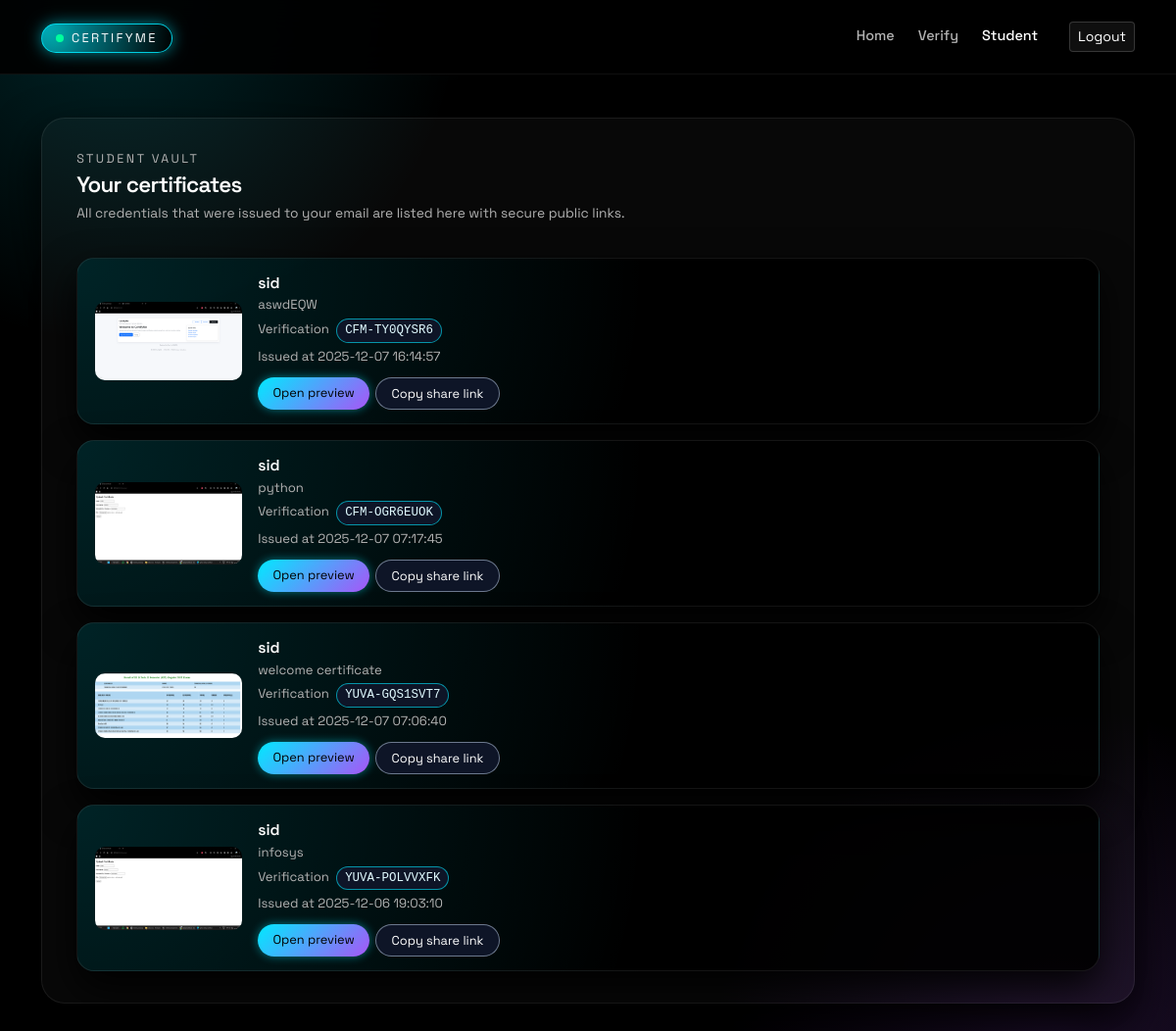
The page /student/dashboard (signed in) on the database its author committed.
### tables this page shows
CREATE TABLE certificates (
    id INTEGER PRIMARY KEY AUTOINCREMENT,
    student_id INTEGER,
    student_name TEXT NOT NULL,
    description TEXT,
    filename TEXT NOT NULL,
    verification_code TEXT UNIQUE NOT NULL,
    file_hash TEXT,
    signature TEXT,
    uploaded_by INTEGER,
    uploaded_at DATETIME DEFAULT CURRENT_TIMESTAMP, uploader_ip TEXT, student_email TEXT, file_signature TEXT, uploaded_by_name TEXT, thumbnail TEXT, public_token TEXT,
    FOREIGN KEY (student_id) REFERENCES students(id),
    FOREIGN KEY (uploaded_by) REFERENCES teachers(id)
);

### app.py (the view)
@app.route("/student/dashboard")
def student_dashboard():
    if "student_id" not in session:
        return redirect(url_for("student_login"))
    db = get_db()
    student = db.execute(
        "SELECT * FROM students WHERE id = ?",
        (session["student_id"],)
    ).fetchone()
    if not student:
        db.close()
        flash("Student record not found", "danger")
        return redirect(url_for("student_login"))
    certs = db.execute("""
        SELECT * FROM certificates
        WHERE student_id = ? OR lower(student_email) = ?
        ORDER BY uploaded_at DESC
    """, (student["id"], student["email"].lower())).fetchall()
    db.close()
    return render_template("student_dashboard.html", certs=certs)

### app.py (called while the page is built)
def get_db():
    conn = sqlite3.connect(DB_PATH)
    conn.row_factory = sqlite3.Row
    return conn

### templates/student_dashboard.html (shortened to what this page needs)
{% extends "base.html" %}
{% set active_page = 'student' %}
{% block content %}
<div class="student-cert-header" data-aos="fade-up" data-aos-delay="40">
  <div>
    <div class="page-kicker mb-1">Student vault</div>
    <h1 class="student-cert-title mb-1">Your certificates</h1>
    <p class="student-cert-subtitle mb-0">
      All credentials that were issued to your email are listed here with secure public links.
    </p>
  </div>
</div>
{% if certs %}
  <div class="row g-3 mt-1">
    {% for cert in certs %}
      <div class="col-12" data-aos="fade-up" data-aos-delay="{{ loop.index0 * 50 }}">
        <div class="student-cert-card anim-card">
          <div class="student-cert-thumb-wrap">
            {% if cert.thumbnail %}
              <img
                id="img-{{ cert.id }}"
                src="{{ url_for('serve_thumb', filename=cert.thumbnail) }}"
                class="student-cert-thumb-img"
                alt="Certificate preview"
                style="display:none;"
                onload="(function(i,img){ var s=document.getElementById(i); if(s) s.remove(); img.style.display='inline-block'; })('skel-{{ cert.id }}', this);"
              >
            {% else %}
              <div class="small-muted">No preview available</div>
            {% endif %}
          </div>
          <div class="student-cert-meta">
            <div class="student-cert-name">{{ cert.student_name or 'Certificate' }}</div>
            {% if cert.description %}
              <div class="student-cert-line">
                {{ cert.description }}
              </div>
            {% endif %}
            <div class="student-cert-line mt-1">
              Verification
              <span class="student-cert-code">{{ cert.verification_code }}</span>
            </div>
            {% if cert.uploaded_at %}
              <div class="student-cert-line mt-1">
                Issued at {{ cert.uploaded_at }}
              </div>
            {% endif %}
            <div class="student-cert-actions">
              <a
                class="btn btn-cert-primary"
                href="{{ url_for('student_certificate_view', cert_id=cert.id) }}"
              >
                Open preview
              </a>
              {% if cert.public_token %}
                <button
                  type="button"
                  class="btn btn-cert-ghost"
                  onclick="copyShare('{{ request.url_root.rstrip('/') }}/public/{{ cert.public_token }}')"
                >
                  Copy share link
                </button>
              {% endif %}
            </div>
          </div>
        </div>
      </div>
    {% endfor %}
  </div>
{% else %}
  <div class="alert alert-info mt-3">No certificates found.</div>
{% endif %}
{% endblock %}

### templates/base.html (shortened to what this page needs)
<!doctype html>
<html lang="en">
<head>
  <link
    href="https://cdn.jsdelivr.net/npm/bootstrap@5.3.3/dist/css/bootstrap.min.css"
    rel="stylesheet"
  >
</head>
<body>
{% if not hide_nav %}
<nav class="navbar navbar-expand-lg app-nav">
  <div class="container-xl py-2">
    <a class="navbar-brand" href="{{ url_for('index') }}">
      <span class="navbar-brand-mark">
        <span class="brand-dot"></span>
        CERTIFYME
      </span>
    </a>
    <div class="collapse navbar-collapse" id="navMain">
      <ul class="navbar-nav ms-auto align-items-lg-center gap-lg-2">
        <li class="nav-item">
          <a class="nav-link {% if active_page == 'home' %}active{% endif %}" href="{{ url_for('index') }}">Home</a>
        </li>
        <li class="nav-item">
          <a class="nav-link {% if active_page == 'verify' %}active{% endif %}" href="{{ url_for('verify_certificate') }}">Verify</a>
        </li>
        {% if session.get('role') == 'admin' %}
          <li class="nav-item">
            <a class="nav-link {% if active_page == 'admin' %}active{% endif %}" href="{{ url_for('admin_dashboard') }}">Admin</a>
          </li>
        {% elif session.get('role') == 'teacher' %}
          <li class="nav-item">
            <a class="nav-link {% if active_page == 'teacher' %}active{% endif %}" href="{{ url_for('teacher_dashboard') }}">Teacher</a>
          </li>
        {% elif session.get('role') == 'student' %}
          <li class="nav-item">
            <a class="nav-link {% if active_page == 'student' %}active{% endif %}" href="{{ url_for('student_dashboard') }}">Student</a>
          </li>
        {% endif %}
        {% if session.get('user_id') %}
          <li class="nav-item ms-lg-3">
            <a class="btn btn-ghost-pill btn-sm" href="{{ url_for('logout') }}">Logout</a>
          </li>
        {% endif %}
      </ul>
    </div>
  </div>
</nav>
{% endif %}
<main class="app-main">
  {% block main %}
    <div class="container-xl">
      <div class="app-card-shell">
        {% block content %}{% endblock %}
      </div>
    </div>
  {% endblock %}
</main>
</body>
</html>

### templates/base.html (style rules this page uses)
:root { --bg: #000000; --surface: rgba(255,255,255,0.04); --surface-soft: rgba(255,255,255,0.03); --glow-1: #00eaff; --glow-2: #a855f7; --text-main: #ffffff; --text-soft: #b3b3b3; --border-soft: rgba(255,255,255,0.08); --radius-lg: 24px; --radius-md: 18px; }
* { box-sizing: border-box; }
body { min-height: 100vh; margin: 0; font-family: "Space Grotesk", system-ui, -apple-system, BlinkMacSystemFont, sans-serif; color: var(--text-main); background: radial-gradient(600px at 10% 0%, rgba(0,234,255,0.16), transparent 60%), radial-gradient(600px at 90% 100%, rgba(168,85,247,0.18), transparent 60%), #000000; }
a { text-decoration: none; }
.app-nav { position: sticky; top: 0; z-index: 40; backdrop-filter: blur(22px); background: rgba(0,0,0,0.9); border-bottom: 1px solid rgba(255,255,255,0.06); }
.navbar-brand-mark { padding: 4px 14px; border-radius: 999px; border: 1px solid rgba(0,234,255,0.85); background: radial-gradient(circle at 0% 0%, rgba(0,234,255,0.75), rgba(0,0,0,0.96)); font-size: 0.8rem; letter-spacing: 0.18em; text-transform: uppercase; display: inline-flex; align-items: center; gap: 8px; color: #f9fafb; box-shadow: 0 0 16px rgba(0,234,255,0.55); }
.brand-dot { width: 8px; height: 8px; border-radius: 999px; background: #00ff9d; box-shadow: 0 0 16px rgba(0,255,157,0.9); }
.nav-link { font-size: 0.9rem; font-weight: 500; color: var(--text-soft) !important; }
.nav-link.active { color: #ffffff !important; }
.btn-ghost-pill { background: rgba(255,255,255,0.06); border: 1px solid rgba(255,255,255,0.16); color: var(--text-main); transition: border-color 0.18s ease-out, background 0.18s ease-out, color 0.18s ease-out, transform 0.18s ease-out; }
.app-main { padding-top: 2rem; padding-bottom: 3rem; }
.app-card-shell { margin-top: 0.8rem; border-radius: var(--radius-lg); background: var(--surface-soft); border: 1px solid var(--border-soft); box-shadow: 0 22px 50px rgba(0,0,0,0.9); padding: 1.6rem 1.8rem; }
@media (min-width: 992px) { .app-card-shell { padding: 2rem 2.2rem; } }
.page-kicker { font-size: 0.78rem; text-transform: uppercase; letter-spacing: 0.2em; color: var(--text-soft); }

### templates/student_dashboard.html (style rules this page uses)
.student-cert-header { display: flex; justify-content: space-between; align-items: baseline; gap: 0.75rem; margin-bottom: 1.2rem; }
.student-cert-title { font-size: 1.4rem; font-weight: 600; letter-spacing: -0.03em; }
.student-cert-subtitle { font-size: 0.86rem; color: var(--text-soft); }
.student-cert-card { border-radius: 18px; padding: 14px 18px; display: flex; align-items: center; gap: 16px; background: radial-gradient(circle at 0% 0%, rgba(0,234,255,0.15), transparent 55%), rgba(0,0,0,0.9); border: 1px solid rgba(255,255,255,0.08); box-shadow: 0 18px 40px rgba(0,0,0,0.9); transition: 0.22s ease-out; }
.student-cert-thumb-wrap { width: 150px; flex-shrink: 0; }
.student-cert-thumb-img { width: 150px; height: auto; border-radius: 10px; }
.student-cert-meta { flex: 1; min-width: 0; }
.student-cert-name { font-weight: 600; font-size: 0.98rem; }
.student-cert-line { font-size: 0.82rem; color: var(--text-soft); }
.student-cert-code { font-family: ui-monospace, SFMono-Regular, Menlo, Monaco, Consolas, "Liberation Mono", "Courier New", monospace; font-size: 0.78rem; padding: 2px 8px; border-radius: 999px; background: rgba(15,23,42,0.95); border: 1px solid rgba(0,234,255,0.6); color: #e0faff; display: inline-block; margin-left: 4px; }
.student-cert-actions { display: flex; flex-wrap: wrap; gap: 0.4rem; margin-top: 0.7rem; }
.btn-cert-primary { border-radius: 999px; font-size: 0.8rem; padding: 0.38rem 0.95rem; border: none; background: linear-gradient(135deg, var(--glow-1), var(--glow-2)); color: #000; box-shadow: 0 0 10px rgba(0,234,255,0.45); }
.btn-cert-ghost { border-radius: 999px; font-size: 0.8rem; padding: 0.38rem 0.95rem; border: 1px solid rgba(148,163,184,0.7); background: rgba(15,23,42,0.95); color: var(--text-main); }

### rows shown on the page
certificates: thumbnail (picture), student_name "sid", description "aswdEQW", verification_code "CFM-TY0QYSR6", uploaded_at "2025-12-07 16:14:57"
certificates: thumbnail (picture), student_name "sid", description "python", verification_code "CFM-OGR6EUOK", uploaded_at "2025-12-07 07:17:45"
certificates: thumbnail (picture), student_name "sid", description "welcome certificate", verification_code "YUVA-GQS1SVT7", uploaded_at "2025-12-07 07:06:40"
certificates: thumbnail (picture), student_name "sid", description "infosys", verification_code "YUVA-POLVVXFK", uploaded_at "2025-12-06 19:03:10"
